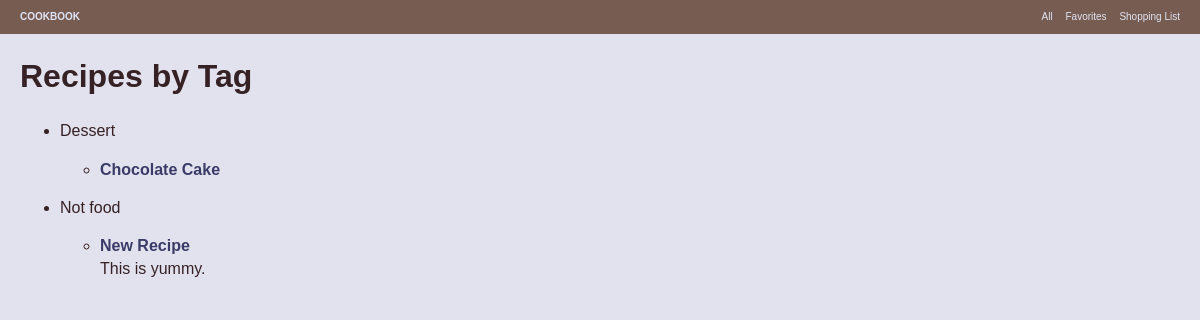
Page /recipes-by-tag/ on the earlier database version.
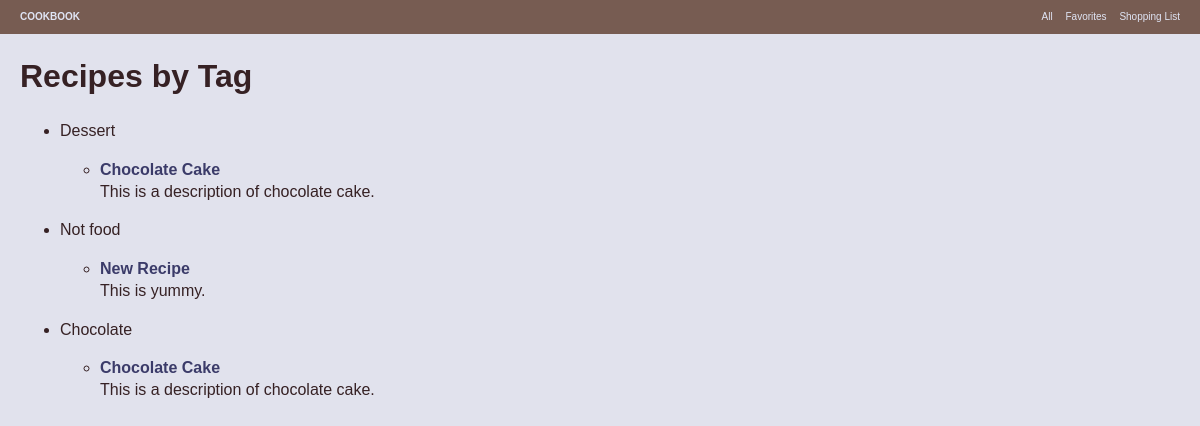
Same page on the later database version.
### cookbook/models.py (models this page shows, shortened)
class RecipeTag(models.Model):
    name = models.CharField(max_length=50)

class Recipe(models.Model):
    title = models.CharField(max_length=200)
    description = models.TextField(null=True, blank=True)
    slug = models.SlugField()
    favorite_by = models.ManyToManyField(User, blank=True)
    recipe_tags = models.ManyToManyField(RecipeTag, blank=True)

### cookbook/views.py (the view)
# urls.py: url(r'^recipes-by-tag/$', 'cookbook.views.index_by_tag'),
def index_by_tag(request):
    all_tags = RecipeTag.objects.all()
    user = request.user
    return render_to_response('recipes/index_by_tag.html', {'all_tags': all_tags, 'user': user})

### templates/recipes/index_by_tag.html (shortened to what this page needs)
{% extends "base.html" %}
{% block main_content %}
<h1>Recipes by Tag</h1>
<ul>
{% for t in all_tags %}
  <li>{{ t.name }}
    <ul>
    {% for r in t.recipe_set.all %}
      <li><strong><a href="/recipes/{{ r.slug }}/" title="{{ r.title }}">{{ r.title }}</a></strong>
      <br>
      {{ r.description }}</li>
    {% endfor %}
    </ul>
  </li>
{% endfor %}
</ul>
{% endblock %}

### templates/base.html (shortened to what this page needs)
<!doctype html>
 <html class="no-js" lang="en">
<head>
  <link rel="stylesheet" href="/static/css/style.css">
</head>
<body>
  <header class="clearfix">
    <h1><a href="/">Cookbook</a></h1>
    {% include "navigation.html" %}
  </header>
  <div role="main" id="main_content">
    {% block main_content %}{% endblock %}
  </div>
</body>
</html>

### templates/navigation.html
<ul id="main_nav">
  <li><a href="/">All</a></li>
  <li><a href="{% if user.is_authenticated %}/recipes/favorites/{% else %}/admin/{% endif %}">Favorites</a></li>
  <li><a href="{% if user.is_authenticated %}/shopping-list/{% else %}/admin/{% endif %}">Shopping List</a></li>
</ul>

### static/css/style.css (style rules this page uses)
article, aside, details, figcaption, figure, footer, header, hgroup, nav, section { display: block; }
html { font-size: 100%; -webkit-text-size-adjust: 100%; -ms-text-size-adjust: 100%; }
html, button, input, select, textarea { font-family: sans-serif; color: #222; }
body { margin: 0; font-size: 1em; line-height: 1.4; }
a { color: #00e; }
b, strong { font-weight: bold; }
ul, ol { margin: 1em 0; padding: 0 0 0 40px; }
body { background-color: #E1E2ED; color: #362124; }
header { padding: 10px 20px; color: #C5C6D4; background-color: #775C52; }
header a, header a:hover, header a:visited { color: #E0E5F5; text-decoration: none; }
header h1 { font-size: 10px; text-transform: uppercase; float: left; margin: 0; padding: 0; }
header h1 a { text-decoration: none; }
header #main_nav { float: right; margin: 0; padding: 0; font-size: 10px; }
header #main_nav li { display: inline; padding-left: 10px; list-style-type: none; }
#main_content { padding: 20px; }
#main_content a, #main_content a:visited, #main_content a:hover { color: #3B3B69; text-decoration: none; }
#main_content h1 { margin-top: 0; }
.clearfix:before, .clearfix:after { content: ""; display: table; }
.clearfix:after { clear: both; }
.clearfix { *zoom: 1; }

Differences in the rows shown:
changed Recipe "Chocolate Cake": description (not shown) → "This is a description of chocolate cake."
added RecipeTag: name "Chocolate", Recipe (title "Chocolate Cake", description "This is a description of chocolate cake.")
